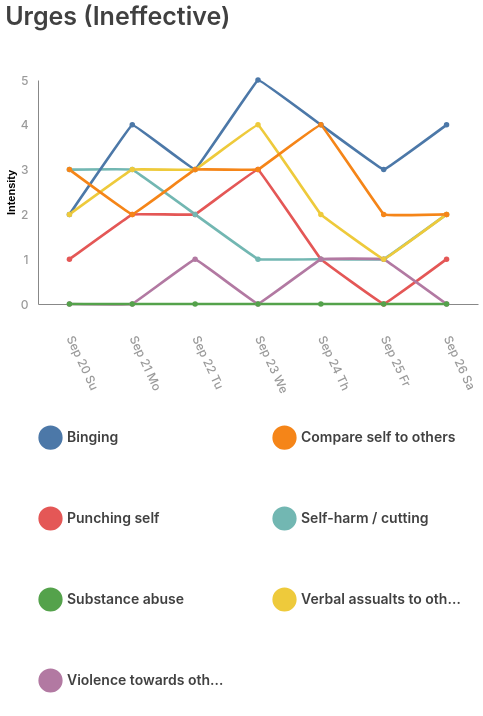

The Vega-Lite source for this figure:
### Vega-Lite specification from a JSON file in a GitHub repository (floating-point values rounded to 4 significant figures)
{"$schema": "https://vega.github.io/schema/vega-lite/v5.json", "description": "A basic line chart example.", "width": 440, "height": 224, "padding": 5, "title": "Urges (Ineffective)", "data": {"values": [{"value": 1, "date": "2020-09-20", "symbol": "Punching self"}, {"value": 3, "date": "2020-09-20", "symbol": "Self-harm / cutting"}, {"value": 2, "date": "2020-09-20", "symbol": "Binging"}, {"value": 0, "date": "2020-09-20", "symbol": "Violence towards others"}, {"value": 2, "date": "2020-09-20", "symbol": "Verbal assualts to others"}, {"value": 3, "date": "2020-09-20", "symbol": "Compare self to others"}, {"value": 0, "date": "2020-09-20", "symbol": "Substance abuse"}, {"value": 2, "date": "2020-09-21", "symbol": "Punching self"}, {"value": 3, "date": "2020-09-21", "symbol": "Self-harm / cutting"}, {"value": 4, "date": "2020-09-21", "symbol": "Binging"}, {"value": 0, "date": "2020-09-21", "symbol": "Violence towards others"}, {"value": 3, "date": "2020-09-21", "symbol": "Verbal assualts to others"}, {"value": 2, "date": "2020-09-21", "symbol": "Compare self to others"}, {"value": 0, "date": "2020-09-21", "symbol": "Substance abuse"}, {"value": 2, "date": "2020-09-22", "symbol": "Punching self"}, {"value": 2, "date": "2020-09-22", "symbol": "Self-harm / cutting"}, {"value": 3, "date": "2020-09-22", "symbol": "Binging"}, {"value": 1, "date": "2020-09-22", "symbol": "Violence towards others"}, {"value": 3, "date": "2020-09-22", "symbol": "Verbal assualts to others"}, {"value": 3, "date": "2020-09-22", "symbol": "Compare self to others"}, {"value": 0, "date": "2020-09-22", "symbol": "Substance abuse"}, {"value": 3, "date": "2020-09-23", "symbol": "Punching self"}, {"value": 1, "date": "2020-09-23", "symbol": "Self-harm / cutting"}, {"value": 5, "date": "2020-09-23", "symbol": "Binging"}, {"value": 0, "date": "2020-09-23", "symbol": "Violence towards others"}, {"value": 4, "date": "2020-09-23", "symbol": "Verbal assualts to others"}, {"value": 3, "date": "2020-09-23", "symbol": "Compare self to others"}, {"value": 0, "date": "2020-09-23", "symbol": "Substance abuse"}, {"value": 1, "date": "2020-09-24", "symbol": "Punching self"}, {"value": 1, "date": "2020-09-24", "symbol": "Self-harm / cutting"}, {"value": 4, "date": "2020-09-24", "symbol": "Binging"}, {"value": 1, "date": "2020-09-24", "symbol": "Violence towards others"}, {"value": 2, "date": "2020-09-24", "symbol": "Verbal assualts to others"}, {"value": 4, "date": "2020-09-24", "symbol": "Compare self to others"}, {"value": 0, "date": "2020-09-24", "symbol": "Substance abuse"}, {"value": 0, "date": "2020-09-25", "symbol": "Punching self"}, {"value": 1, "date": "2020-09-25", "symbol": "Self-harm / cutting"}, {"value": 3, "date": "2020-09-25", "symbol": "Binging"}, {"value": 1, "date": "2020-09-25", "symbol": "Violence towards others"}, {"value": 1, "date": "2020-09-25", "symbol": "Verbal assualts to others"}, {"value": 2, "date": "2020-09-25", "symbol": "Compare self to others"}, {"value": 0, "date": "2020-09-25", "symbol": "Substance abuse"}, {"value": 1, "date": "2020-09-26", "symbol": "Punching self"}, {"value": 2, "date": "2020-09-26", "symbol": "Self-harm / cutting"}, {"value": 4, "date": "2020-09-26", "symbol": "Binging"}, {"value": 0, "date": "2020-09-26", "symbol": "Violence towards others"}, {"value": 2, "date": "2020-09-26", "symbol": "Verbal assualts to others"}, {"value": 2, "date": "2020-09-26", "symbol": "Compare self to others"}, {"value": 0, "date": "2020-09-26", "symbol": "Substance abuse"}]}, "config": {"view": {"stroke": "transparent"}, "title": {"color": "rgba(0, 0, 0, 0.75)", "fontSize": 25, "font": "Inter", "fontWeight": 600, "align": "left", "anchor": "start", "dy": -40}, "legend": {"title": null, "orient": "bottom", "columns": 2, "labelColor": "rgba(0, 0, 0, 0.75)", "labelFont": "Inter", "labelFontSize": 14, "labelFontWeight": 600, "rowPadding": 20, "columnPadding": 30, "symbolStrokeWidth": 12, "symbolSize": 150, "symbolType": "circle", "offset": 30}, "axisX": {"orient": "bottom", "format": "%b %d %a", "labelColor": "rgba(0, 0, 0, 0.4)", "labelFont": "Inter", "labelFontWeight": 500, "labelFontSize": 12, "ticks": false, "labelExpr": "substring(datum.label, 0, 9)", "labelPadding": 32, "title": "Date", "grid": false}, "axisY": {"orient": "left", "tickCount": 5, "labelColor": "rgba(0, 0, 0, 0.4)", "labelFont": "Inter", "labelFontWeight": 500, "labelFontSize": 12, "ticks": false, "labelPadding": 10, "title": null, "grid": false}}, "mark": {"type": "line", "interpolate": "cardinal", "tension": 0.9, "point": true}, "selection": {"symbol": {"type": "multi", "fields": ["symbol"], "bind": "legend", "toggle": "true"}}, "encoding": {"x": {"field": "date", "axis": {"labelAngle": 65}, "type": "ordinal", "timeUnit": "yearmonthdate"}, "y": {"field": "value", "title": "Intensity", "type": "quantitative"}, "color": {"field": "symbol", "type": "nominal"}, "strokeWidth": {"value": 2.7}, "opacity": {"condition": {"selection": "symbol", "value": 1}, "value": 0}}}
